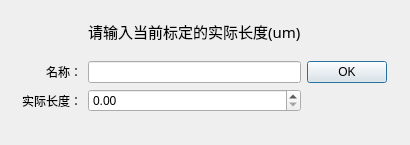
<?xml version="1.0" encoding="UTF-8"?>
<ui version="4.0">
 <class>CaliFrom3PtsDlg</class>
 <widget class="QDialog" name="CaliFrom3PtsDlg">
  <property name="geometry">
   <rect>
    <x>0</x>
    <y>0</y>
    <width>410</width>
    <height>145</height>
   </rect>
  </property>
  <property name="windowTitle">
   <string>Dialog</string>
  </property>
  <layout class="QGridLayout" name="gridLayout_2">
   <item row="0" column="1">
    <spacer name="verticalSpacer_2">
     <property name="orientation">
      <enum>Qt::Vertical</enum>
     </property>
     <property name="sizeHint" stdset="0">
      <size>
       <width>20</width>
       <height>40</height>
      </size>
     </property>
    </spacer>
   </item>
   <item row="1" column="3">
    <spacer name="horizontalSpacer">
     <property name="orientation">
      <enum>Qt::Horizontal</enum>
     </property>
     <property name="sizeHint" stdset="0">
      <size>
       <width>40</width>
       <height>20</height>
      </size>
     </property>
    </spacer>
   </item>
   <item row="1" column="1">
    <widget class="QWidget" name="widget" native="true">
     <layout class="QGridLayout" name="gridLayout">
      <item row="2" column="1">
       <spacer name="verticalSpacer_3">
        <property name="orientation">
         <enum>Qt::Vertical</enum>
        </property>
        <property name="sizeHint" stdset="0">
         <size>
          <width>20</width>
          <height>40</height>
         </size>
        </property>
       </spacer>
      </item>
      <item row="1" column="1">
       <widget class="QLabel" name="label">
        <property name="font">
         <font>
          <family>黑体</family>
          <pointsize>11</pointsize>
         </font>
        </property>
        <property name="text">
         <string>请输入当前标定的实际长度(um)</string>
        </property>
       </widget>
      </item>
      <item row="5" column="0">
       <widget class="QLabel" name="label_3">
        <property name="layoutDirection">
         <enum>Qt::LeftToRight</enum>
        </property>
        <property name="text">
         <string>实际长度：</string>
        </property>
        <property name="alignment">
         <set>Qt::AlignRight|Qt::AlignTrailing|Qt::AlignVCenter</set>
        </property>
       </widget>
      </item>
      <item row="3" column="1">
       <widget class="QLineEdit" name="name"/>
      </item>
      <item row="5" column="1">
       <widget class="QDoubleSpinBox" name="x">
        <property name="maximum">
         <double>9999.989999999999782</double>
        </property>
       </widget>
      </item>
      <item row="3" column="0">
       <widget class="QLabel" name="label_2">
        <property name="layoutDirection">
         <enum>Qt::LeftToRight</enum>
        </property>
        <property name="text">
         <string>名称：</string>
        </property>
        <property name="alignment">
         <set>Qt::AlignRight|Qt::AlignTrailing|Qt::AlignVCenter</set>
        </property>
       </widget>
      </item>
      <item row="8" column="1">
       <spacer name="verticalSpacer">
        <property name="orientation">
         <enum>Qt::Vertical</enum>
        </property>
        <property name="sizeHint" stdset="0">
         <size>
          <width>20</width>
          <height>40</height>
         </size>
        </property>
       </spacer>
      </item>
      <item row="3" column="2">
       <widget class="QDialogButtonBox" name="buttonBox">
        <property name="font">
         <font>
          <kerning>true</kerning>
         </font>
        </property>
        <property name="layoutDirection">
         <enum>Qt::LeftToRight</enum>
        </property>
        <property name="orientation">
         <enum>Qt::Vertical</enum>
        </property>
        <property name="standardButtons">
         <set>QDialogButtonBox::Ok</set>
        </property>
       </widget>
      </item>
     </layout>
    </widget>
   </item>
   <item row="1" column="0">
    <spacer name="horizontalSpacer_2">
     <property name="orientation">
      <enum>Qt::Horizontal</enum>
     </property>
     <property name="sizeHint" stdset="0">
      <size>
       <width>40</width>
       <height>20</height>
      </size>
     </property>
    </spacer>
   </item>
  </layout>
 </widget>
 <resources/>
 <connections>
  <connection>
   <sender>buttonBox</sender>
   <signal>accepted()</signal>
   <receiver>CaliFrom3PtsDlg</receiver>
   <slot>accept()</slot>
   <hints>
    <hint type="sourcelabel">
     <x>248</x>
     <y>254</y>
    </hint>
    <hint type="destinationlabel">
     <x>157</x>
     <y>274</y>
    </hint>
   </hints>
  </connection>
  <connection>
   <sender>buttonBox</sender>
   <signal>rejected()</signal>
   <receiver>CaliFrom3PtsDlg</receiver>
   <slot>reject()</slot>
   <hints>
    <hint type="sourcelabel">
     <x>316</x>
     <y>260</y>
    </hint>
    <hint type="destinationlabel">
     <x>286</x>
     <y>274</y>
    </hint>
   </hints>
  </connection>
 </connections>
</ui>
